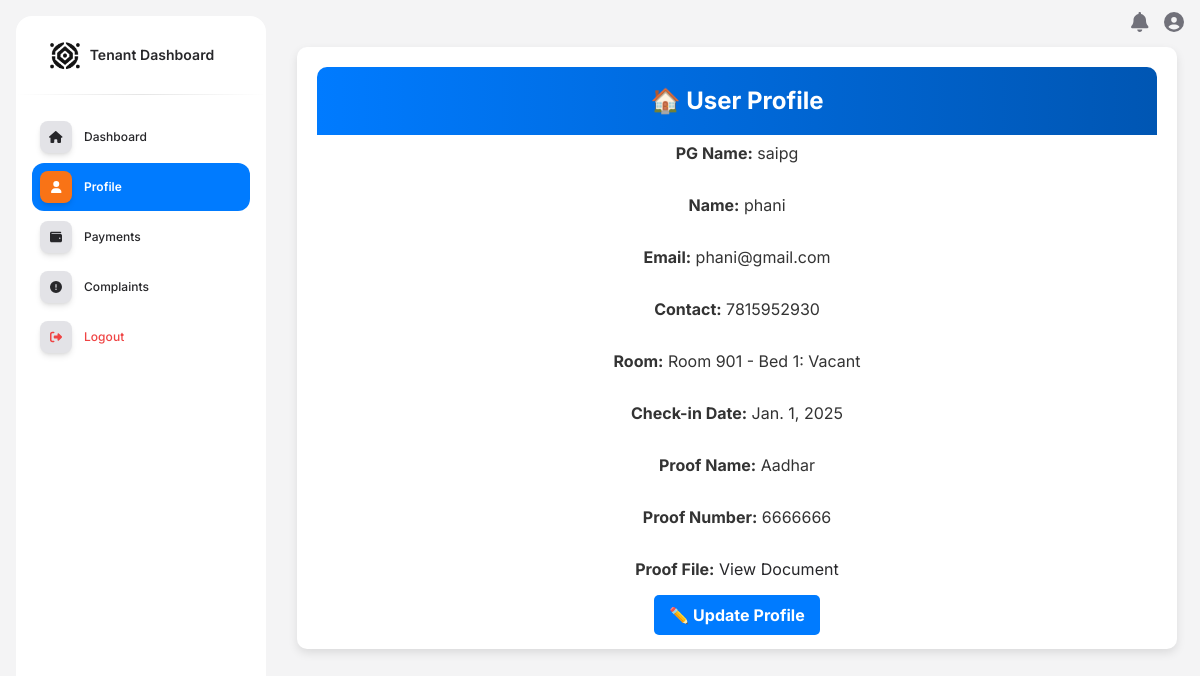
Page /pg/tenants/profile/ (signed in) on the committed database.
### admin_soft/models.py (models this page shows, shortened)
class Tenant(models.Model):
    pg_name = models.CharField(max_length=100, null=True, blank=True)  # PG name for tenant reference
    name = models.CharField(max_length=255, null=True, blank=True)
    email = models.EmailField(null=True, blank=True)
    contact_number = models.CharField(max_length=15, null=True, blank=True)
    assigned_room = models.OneToOneField('Room', on_delete=models.SET_NULL, null=True, blank=True)
    assigned_bed = models.OneToOneField('Bed', on_delete=models.SET_NULL, null=True, blank=True)
    check_in_date = models.DateField(null=True, blank=True)
    check_out_date = models.DateField(null=True, blank=True)
    payment_amount = models.IntegerField( default=0)  #rent amount
    due_amount = models.IntegerField(default=0)
    advance_amount = models.IntegerField(default=0)
    total_amount_paid = models.IntegerField(default=0)
    proof_name = models.CharField(max_length=255, null=True, blank=True)
    other_proof_name = models.CharField(max_length=255, null=True, blank=True)
    proof_number = models.CharField(max_length=50, null=True, blank=True)
    proof_file = models.FileField(upload_to='tenant_proofs/')
    password = models.CharField(max_length=128)  # Hashed password

class Bed(models.Model):
    room = models.ForeignKey(Room, on_delete=models.CASCADE, related_name="beds")
    bed_number = models.PositiveIntegerField()
    is_vacant = models.BooleanField(default=False)  # True = occupied, False = empty
    pg_name = models.CharField(max_length=100)
    def __str__(self):
        status = "Occupied" if self.is_vacant else "Vacant"
        return f"Room {self.room.room_number} - Bed {self.bed_number}: {status}"

class Room(models.Model):
    pg_name = models.CharField(max_length=100)  # PG name without predefined choices
    room_number = models.CharField(max_length=10, unique=True)
    number_of_beds = models.IntegerField()
    STATUS_CHOICES = [
        ('available', 'Available'),
        ('occupied', 'Occupied'),
        ('maintenance', 'Maintenance'),
    ]
    status = models.CharField(max_length=15, choices=STATUS_CHOICES, default='available')
    rent_amount = models.DecimalField(max_digits=10, decimal_places=2)
    rent_due_date = models.DateField(null=True, blank=True)

### admin_soft/pgviews.py (the view)
# urls.py: path("pg/tenants/profile/", pgviews.pg_tenant_profile, name="pg_tenant_profile"),
def pg_tenant_profile(request):
    tenant_id = request.session.get("tenant_id")
    if not tenant_id:
        messages.error(request, "Please log in to access the dashboard.")
        return redirect("pg_tenant_login")
    tenant = Tenant.objects.get(id=tenant_id) # Assuming tenant is related to user
    return render(request, "tenant/pg_tenant_profile.html", {'tenant': tenant})

### admin_soft/templatetags/admin_soft.py (called while the page is built)
@assignment_tag(takes_context=True)
def get_direction(context):
    res = {
        'panel': 'text-left',
        'notify': 'right',
        'float': 'float-right',
        'reverse_panel': 'text-right',
        'nav': 'ml-auto'
    }
    if context.get('LANGUAGE_BIDI'):
        res['panel'] = 'text-right'
        res['notify'] = 'left'
        res['float'] = ''
        res['reverse_panel'] = 'text-left'
        res['nav'] = 'mr-auto'
    return res

@assignment_tag(takes_context=True)
def get_admin_setting(context):
    res = {
    }
    return res

### admin_soft/templates/tenant/pg_tenant_profile.html (shortened to what this page needs)
{% extends 'tenant/base/tenant_base.html' %}
{% block content %}
<div class="profile-container">
    <div class="profile-header">🏠 User Profile</div>
    <div class="profile-details">
        <p><strong>PG Name:</strong> {{ tenant.pg_name }}</p>
        <p><strong>Name:</strong> {{ tenant.name }}</p>
        <p><strong>Email:</strong> {{ tenant.email }}</p>
        <p><strong>Contact:</strong> {{ tenant.contact_number }}</p>
        <p><strong>Room:</strong> {{ tenant.assigned_bed }}</p>
        <p><strong>Check-in Date:</strong> {{ tenant.check_in_date }}</p>
        <p><strong>Proof Name:</strong> {{ tenant.proof_name }}</p>
        <p><strong>Proof Number:</strong> {{ tenant.proof_number }}</p>
        {% if tenant.proof_file %}
            <p><strong>Proof File:</strong> <a href="{{ tenant.proof_file.url }}" target="_blank">View Document</a></p>
        {% endif %}
    </div>
    <div class="btn-container">
        <a href="{% url 'pg_tenant_profile_edit' %}" class="btn-primary">✏️ Update Profile</a>
    </div>
</div>
{% endblock %}

### admin_soft/templates/tenant/pg_tenant_profile.html (style rules this page uses)
.profile-container { max-width: 95%; margin: auto; background: white; padding: 20px; border-radius: 10px; box-shadow: 0px 4px 10px rgba(0, 0, 0, 0.1); text-align: center; animation: fadeIn 0.8s ease-in-out; }
.profile-header { background: linear-gradient(to right, #007bff, #0056b3); color: white; padding: 15px; border-radius: 10px 10px 0 0; font-size: 24px; font-weight: bold; }
.profile-details p { font-size: 16px; padding: 5px 0; color: #333; }
.btn-container { margin-top: 15px; }
.btn-primary { background: #007bff; padding: 10px 15px; border-radius: 5px; color: white; text-decoration: none; font-weight: bold; transition: 0.3s ease-in-out; }

### rows in the picture
Tenant: pg_name "saipg", name "phani", email "phani@gmail.com", contact_number "7815952930", assigned_bed "Room 901 - Bed 1: Vacant", check_in_date "Jan. 1, 2025", proof_name "Aadhar", proof_number "6666666"
